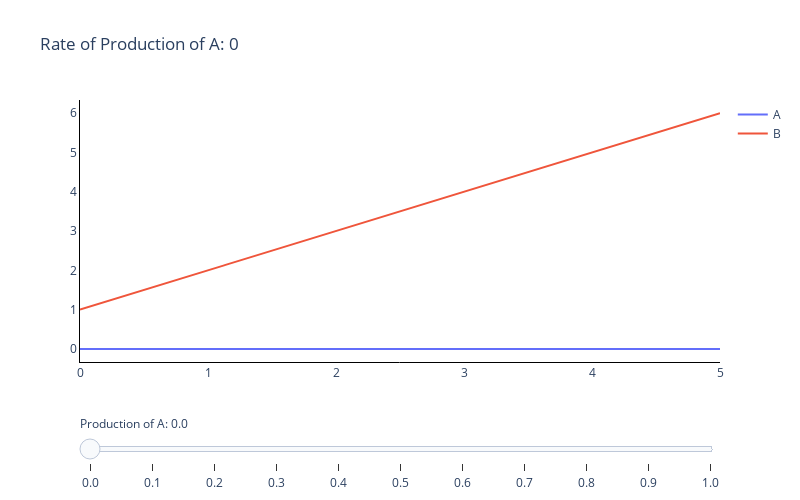

Source (notebook cell):
### Markdown cell above
We may actually vary the rates of production of A and B to see how this affects the form of the plot above. Unfortunately, plotly does not allow use of multiple sliders like this, so I cannot vary both on one plot, but the 'constant' parameter may be changed at the top of each cell in either case.

### Code cell
# Create figure
fig = go.Figure(layout=layout)

# Set layout with background color you want (rgba values)
layout = Layout(plot_bgcolor='rgba(0,0,0,0)')

NSTEPS_A = 11
a_list = np.linspace(0, 1, NSTEPS_A)
B_PROD = 1  # This rate must be fixed

# Add traces, one for each slider step
for a_value in a_list:
    t_values, state_values = solve_schnakenberg(t_max = N_STEPS * STEP_SIZE,
                                                t_eval = t_steps,
                                                y_init = INITIAL_COND,
                                                rates = [a_value, B_PROD])

    fig.add_trace(
        go.Scatter(
            visible=False,
            x=t_values, y=state_values[0], name = 'A'))
    fig.add_trace(
        go.Scatter(
            visible=False,
            x=t_values, y=state_values[1], name='B'))

# Make first trace visible
fig.data[0].visible = True
fig.data[1].visible = True

# Create and add slider
a_values = []
for i in range(NSTEPS_A):
    a_value = dict(
        method="update",
        args=[{"visible": [False] * len(fig.data)},
              {"title": f"Rate of Production of A: {a_list[i]:.2f}"}],  # layout attribute
    )
    a_value["args"][0]["visible"][2*i] = True  # Toggle i'th trace to "visible"
    a_value["args"][0]["visible"][2*i+1] = True  # Toggle i'th trace to "visible"
    a_values.append(a_value)

sliders = [dict(
    active=0,
    currentvalue={"prefix": "Production of A: "},
    pad={"t": 50},
    steps=a_values
)]

fig.update_layout(title='Rate of Production of A: 0')
fig.update_layout(sliders=sliders)
fig.update_layout(autosize=False, width=800, height=500)  # Maintain aspect ratio

for i, value in enumerate(a_list):  # Rename labels of slider ticks
    fig['layout']['sliders'][0]['steps'][i]['label'] = round(value, 2)

fig.update_xaxes(showline=True, linewidth=1, linecolor='black')#, gridcolor='Black
fig.update_yaxes(showline=True, linewidth=1, linecolor='black')#, gridcolor='Black
fig.show()

### Figure 1 — Plotly figure (JSON) as saved in the notebook; plotly's stock layout.template omitted (floating-point values rounded to 4 significant figures; data arrays with more than 128 entries replaced by an {"elided": "..."} marker saying what was removed)
{"data": [{"name": "A", "type": "scatter", "visible": true, "x": {"elided": "1000 float values"}, "y": {"elided": "1000 int values"}}, {"name": "B", "type": "scatter", "visible": true, "x": {"elided": "1000 float values"}, "y": {"elided": "1000 float values"}}, {"name": "A", "type": "scatter", "visible": false, "x": {"elided": "1000 float values"}, "y": {"elided": "1000 float values"}}, {"name": "B", "type": "scatter", "visible": false, "x": {"elided": "1000 float values"}, "y": {"elided": "1000 float values"}}, {"name": "A", "type": "scatter", "visible": false, "x": {"elided": "1000 float values"}, "y": {"elided": "1000 float values"}}, {"name": "B", "type": "scatter", "visible": false, "x": {"elided": "1000 float values"}, "y": {"elided": "1000 float values"}}, {"name": "A", "type": "scatter", "visible": false, "x": {"elided": "1000 float values"}, "y": {"elided": "1000 float values"}}, {"name": "B", "type": "scatter", "visible": false, "x": {"elided": "1000 float values"}, "y": {"elided": "1000 float values"}}, {"name": "A", "type": "scatter", "visible": false, "x": {"elided": "1000 float values"}, "y": {"elided": "1000 float values"}}, {"name": "B", "type": "scatter", "visible": false, "x": {"elided": "1000 float values"}, "y": {"elided": "1000 float values"}}, {"name": "A", "type": "scatter", "visible": false, "x": {"elided": "1000 float values"}, "y": {"elided": "1000 float values"}}, {"name": "B", "type": "scatter", "visible": false, "x": {"elided": "1000 float values"}, "y": {"elided": "1000 float values"}}, {"name": "A", "type": "scatter", "visible": false, "x": {"elided": "1000 float values"}, "y": {"elided": "1000 float values"}}, {"name": "B", "type": "scatter", "visible": false, "x": {"elided": "1000 float values"}, "y": {"elided": "1000 float values"}}, {"name": "A", "type": "scatter", "visible": false, "x": {"elided": "1000 float values"}, "y": {"elided": "1000 float values"}}, {"name": "B", "type": "scatter", "visible": false, "x": {"elided": "1000 float values"}, "y": {"elided": "1000 float values"}}, {"name": "A", "type": "scatter", "visible": false, "x": {"elided": "1000 float values"}, "y": {"elided": "1000 float values"}}, {"name": "B", "type": "scatter", "visible": false, "x": {"elided": "1000 float values"}, "y": {"elided": "1000 float values"}}, {"name": "A", "type": "scatter", "visible": false, "x": {"elided": "1000 float values"}, "y": {"elided": "1000 float values"}}, {"name": "B", "type": "scatter", "visible": false, "x": {"elided": "1000 float values"}, "y": {"elided": "1000 float values"}}, {"name": "A", "type": "scatter", "visible": false, "x": {"elided": "1000 float values"}, "y": {"elided": "1000 float values"}}, {"name": "B", "type": "scatter", "visible": false, "x": {"elided": "1000 float values"}, "y": {"elided": "1000 float values"}}], "layout": {"autosize": false, "height": 500, "plot_bgcolor": "rgba(0,0,0,0)", "sliders": [{"active": 0, "currentvalue": {"prefix": "Production of A: "}, "pad": {"t": 50}, "steps": [{"args": [{"visible": [true, true, false, false, false, false, false, false, false, false, false, false, false, false, false, false, false, false, false, false, false, false]}, {"title": "Rate of Production of A: 0.00"}], "label": "0.0", "method": "update"}, {"args": [{"visible": [false, false, true, true, false, false, false, false, false, false, false, false, false, false, false, false, false, false, false, false, false, false]}, {"title": "Rate of Production of A: 0.10"}], "label": "0.1", "method": "update"}, {"args": [{"visible": [false, false, false, false, true, true, false, false, false, false, false, false, false, false, false, false, false, false, false, false, false, false]}, {"title": "Rate of Production of A: 0.20"}], "label": "0.2", "method": "update"}, {"args": [{"visible": [false, false, false, false, false, false, true, true, false, false, false, false, false, false, false, false, false, false, false, false, false, false]}, {"title": "Rate of Production of A: 0.30"}], "label": "0.3", "method": "update"}, {"args": [{"visible": [false, false, false, false, false, false, false, false, true, true, false, false, false, false, false, false, false, false, false, false, false, false]}, {"title": "Rate of Production of A: 0.40"}], "label": "0.4", "method": "update"}, {"args": [{"visible": [false, false, false, false, false, false, false, false, false, false, true, true, false, false, false, false, false, false, false, false, false, false]}, {"title": "Rate of Production of A: 0.50"}], "label": "0.5", "method": "update"}, {"args": [{"visible": [false, false, false, false, false, false, false, false, false, false, false, false, true, true, false, false, false, false, false, false, false, false]}, {"title": "Rate of Production of A: 0.60"}], "label": "0.6", "method": "update"}, {"args": [{"visible": [false, false, false, false, false, false, false, false, false, false, false, false, false, false, true, true, false, false, false, false, false, false]}, {"title": "Rate of Production of A: 0.70"}], "label": "0.7", "method": "update"}, {"args": [{"visible": [false, false, false, false, false, false, false, false, false, false, false, false, false, false, false, false, true, true, false, false, false, false]}, {"title": "Rate of Production of A: 0.80"}], "label": "0.8", "method": "update"}, {"args": [{"visible": [false, false, false, false, false, false, false, false, false, false, false, false, false, false, false, false, false, false, true, true, false, false]}, {"title": "Rate of Production of A: 0.90"}], "label": "0.9", "method": "update"}, {"args": [{"visible": [false, false, false, false, false, false, false, false, false, false, false, false, false, false, false, false, false, false, false, false, true, true]}, {"title": "Rate of Production of A: 1.00"}], "label": "1.0", "method": "update"}]}], "title": {"text": "Rate of Production of A: 0"}, "width": 800, "xaxis": {"linecolor": "black", "linewidth": 1, "showline": true}, "yaxis": {"linecolor": "black", "linewidth": 1, "showline": true}}}
